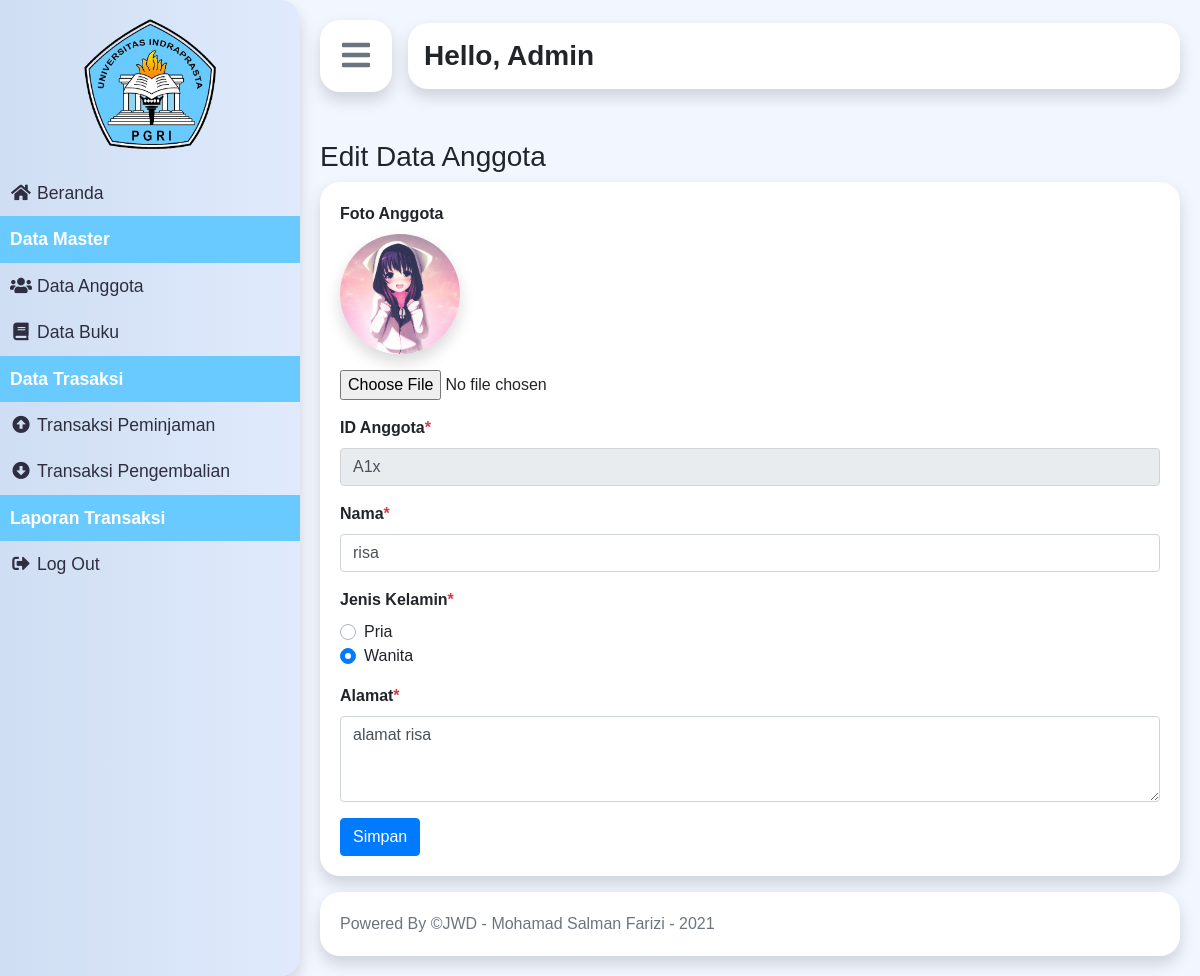
Page /index.php?p=anggotaEdit&id=A1x (signed in) on the committed database.
### tables this page shows
CREATE TABLE `tbanggota` (
  `idanggota` varchar(5) NOT NULL,
  `nama` varchar(30) NOT NULL,
  `jeniskelamin` varchar(10) NOT NULL,
  `alamat` varchar(40) NOT NULL,
  `status` varchar(20) NOT NULL,
  `foto` varchar(100) DEFAULT NULL
);

### controller/anggotaController.php (called while the page is built, shortened)
<?php
include('./controller/connection.php');
function query($query)
{
    global $con;
    $result = mysqli_query($con, $query);
    $rows = [];
    while ($row = mysqli_fetch_assoc($result)) {
        $rows[] = $row;
    }
    return $rows;
}

### pages/anggotaEdit.php (the view, shortened to what this page needs)
<?php
require('./controller/anggotaController.php');
$id = $_GET["id"];
$anggota = query("SELECT * FROM tbanggota WHERE idanggota = '$id'")[0];
?>
<div>
    <h3>Edit Data Anggota</h3>
</div>
<div class="card border-0 shadow">
    <div class="card-body">
        <form action="" method="post" enctype="multipart/form-data">
            <div class="form-group">
                <label for="fotoAnggota" class="font-weight-bold">Foto Anggota</label>
                <div class="wrapper-lg-img shadow mb-3">
                    <?php
                    $foto = $anggota['foto'];
                    ?>
                    <img src="asset/images/<?= $foto; ?>" alt="foto anggota">
                </div>
                <input type="file" class="form-control-file" id="fotoAnggota" name="fotoAnggota">
            </div>
            <div class="form-group">
                <label for="idAnggota" class="font-weight-bold">ID Anggota<span class="text-danger">*</span></label>
                <input type="text" value="<?= $anggota['idanggota']; ?>" class="form-control" id="idAnggota" name="idAnggota" placeholder="Masukkan ID Anggota" disabled>
            </div>
            <div class="form-group">
                <label for="nama" class="font-weight-bold">Nama<span class="text-danger">*</span></label>
                <input type="text" value="<?= $anggota['nama']; ?>" class="form-control" id="nama" name="nama" placeholder="Masukkan Nama" required>
            </div>
            <div class="mb-3">
                <label for="jenisKelamin" class="font-weight-bold">Jenis Kelamin<span class="text-danger">*</span></label>
                <div class="custom-control custom-radio">
                    <label class="custom-control-label" for="jenisKelamin1">Pria</label>
                </div>
                <div class="custom-control custom-radio">
                    <label class="custom-control-label" for="jenisKelamin2">Wanita</label>
                </div>
            </div>
            <div class="form-group">
                <label for="alamat" class="font-weight-bold">Alamat<span class="text-danger">*</span></label>
                <textarea name="alamat" id="alamat" rows="3" class="form-control" placeholder="Masukkan Alamat" required><?= $anggota['alamat']; ?></textarea>
            </div>
            <button type="submit" name="submit" class="btn btn-primary">Simpan</button>
        </form>
    </div>
</div>

### asset/css/style.css (style rules this page uses)
body { font-family: "Poppins", sans-serif; background: #fafafa; }
.card { border-radius: 20px; }
.wrapper-lg-img { position: relative; width: 120px; height: 120px; overflow: hidden; border-radius: 50%; }
.wrapper-lg-img img { width: 100%; height: 100%; object-fit: cover; }

### rows in the picture
tbanggota: foto (picture), idAnggota "A1x", nama "risa", alamat "alamat risa"

### other values in the picture
$_SESSION['nama'] "Admin"
